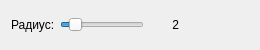
<?xml version="1.0" encoding="UTF-8"?>
<ui version="4.0">
 <class>MedianFilterWidget</class>
 <widget class="QWidget" name="MedianFilterWidget">
  <property name="geometry">
   <rect>
    <x>0</x>
    <y>0</y>
    <width>260</width>
    <height>50</height>
   </rect>
  </property>
  <property name="minimumSize">
   <size>
    <width>0</width>
    <height>50</height>
   </size>
  </property>
  <layout class="QHBoxLayout" name="horizontalLayout">
   <property name="spacing">
    <number>5</number>
   </property>
   <item>
    <widget class="QLabel" name="label">
     <property name="text">
      <string>Радиус:</string>
     </property>
    </widget>
   </item>
   <item>
    <widget class="ClickableSlider" name="radiusSlider">
     <property name="minimum">
      <number>1</number>
     </property>
     <property name="maximum">
      <number>10</number>
     </property>
     <property name="value">
      <number>2</number>
     </property>
     <property name="tracking">
      <bool>false</bool>
     </property>
     <property name="orientation">
      <enum>Qt::Horizontal</enum>
     </property>
    </widget>
   </item>
   <item>
    <widget class="QLabel" name="valueLabel">
     <property name="text">
      <string>2</string>
     </property>
     <property name="minimumSize">
      <size>
       <width>30</width>
       <height>0</height>
      </size>
     </property>
     <property name="alignment">
      <set>Qt::AlignRight|Qt::AlignTrailing|Qt::AlignVCenter</set>
     </property>
    </widget>
   </item>
   <item>
    <spacer name="horizontalSpacer">
     <property name="orientation">
      <enum>Qt::Horizontal</enum>
     </property>
     <property name="sizeHint" stdset="0">
      <size>
       <width>40</width>
       <height>20</height>
      </size>
     </property>
    </spacer>
   </item>
  </layout>
 </widget>
 <customwidgets>
  <customwidget>
   <class>ClickableSlider</class>
   <extends>QSlider</extends>
   <header>gui/ClickableSlider.h</header>
  </customwidget>
 </customwidgets>
 <resources/>
 <connections/>
</ui>
